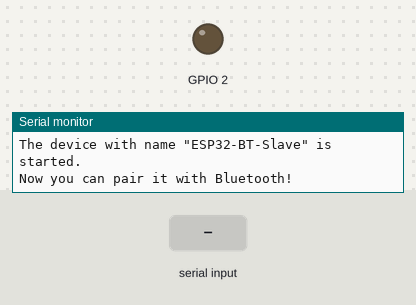
Recording of a sketch running on a simulated ESP32. Parts: output pins drawn as LEDs (lit = HIGH), the last lines printed to the serial monitor. The inputs (shaded band) are chosen by the test bench. Nothing arrives over Bluetooth unless stated.

Above: at 1.2 s.
1.3 s: "1" received over the second serial link
At 1.7 s:
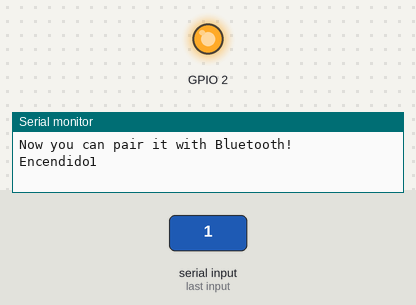
2.8 s: "0" received over the second serial link
At 3.9 s:
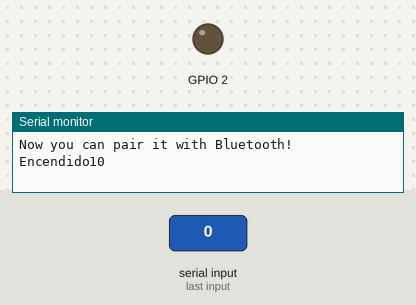
Timing chart, 0 to 5.8 s (numbered marks = the images above; inputs shaded):
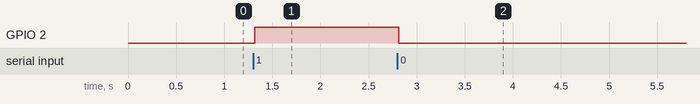

Measured:
- after the input at 1.3 s, GPIO 2: LOW → HIGH at once
- after the input at 2.8 s, GPIO 2: HIGH → LOW at once

The sketch:

SerialToSerialBT_copy_20240529081118.ino
```cpp
#include "BluetoothSerial.h"
#define pin1 4
//#define USE_PIN // Uncomment this to use PIN during pairing. The pin is specified on the line below
const char *pin = "1234"; // Change this to more secure PIN.

String device_name = "ESP32-BT-Slave";

#if !defined(CONFIG_BT_ENABLED) || !defined(CONFIG_BLUEDROID_ENABLED)
#error Bluetooth is not enabled! Please run `make menuconfig` to and enable it
#endif

#if !defined(CONFIG_BT_SPP_ENABLED)
#error Serial Bluetooth not available or not enabled. It is only available for the ESP32 chip.
#endif

BluetoothSerial SerialBT;

void setup() {
  Serial.begin(115200);
  SerialBT.begin(device_name); //Bluetooth device name
  Serial.printf("The device with name \"%s\" is started.\nNow you can pair it with Bluetooth!\n", device_name.c_str());
  //Serial.printf("The device with name \"%s\" and MAC address %s is started.\nNow you can pair it with Bluetooth!\n", device_name.c_str(), SerialBT.getMacString()); // Use this after the MAC method is implemented
  #ifdef USE_PIN
    SerialBT.setPin(pin);
    Serial.println("Using PIN");
  #endif
  pinMode(2,OUTPUT);
}

void loop() {
  if (Serial.available()) {
    SerialBT.write(Serial.read());
  }
  if (SerialBT.available()) {
   char receivedChar = SerialBT.read();  // Read the character from Bluetooth Serial

    if (receivedChar == '1') {
      digitalWrite(2, HIGH);

    Serial.write("Encendido");  // Turn the LED on
    } else if (receivedChar == '0') {
      digitalWrite(2, LOW);  // Turn the LED off
    }

    Serial.write(receivedChar);
  }
  delay(20);
}
```
